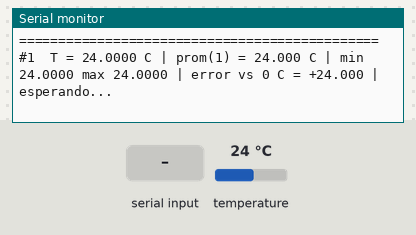
A sketch run on a simulated Arduino Uno, built with avr-gcc and run on an emulated ATmega328P. Shown: the last lines printed to the serial monitor. The test bench sets the inputs (shaded band); at power-on: temperature 24 °C.

Above: at 3.5 s.
3.6 s: "r" received over Serial
At 5.0 s:
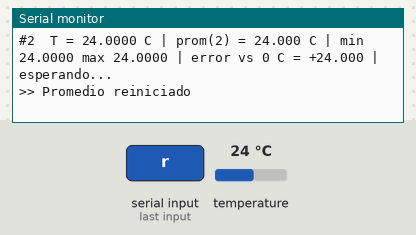
5.8 s: temperature set to 12 °C
At 7.0 s:
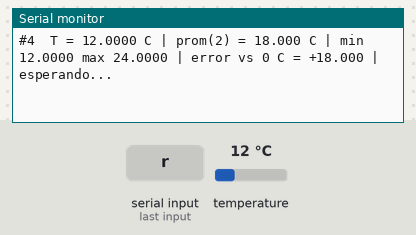
7.3 s: "t" received over Serial
At 8.1 s:
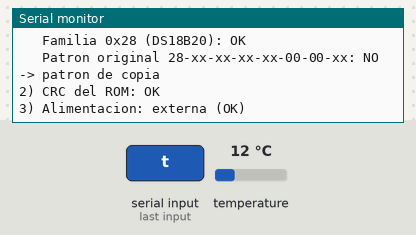
9.7 s: "T" received over Serial
At 12.6 s:
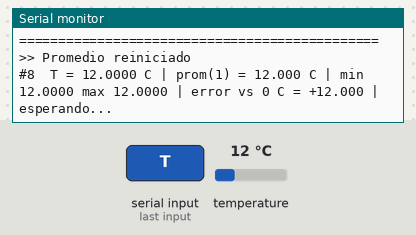
13.9 s: "t" received over Serial
At 16.2 s:
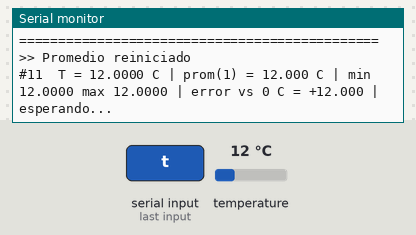
16.4 s: temperature set to 19 °C
At 17.3 s:
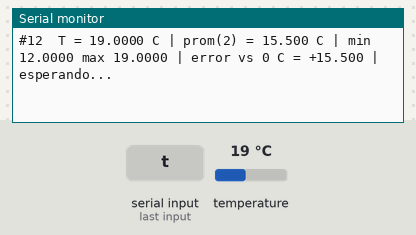
Timing chart, 0 to 18.9 s (numbered marks = the images above; inputs shaded):
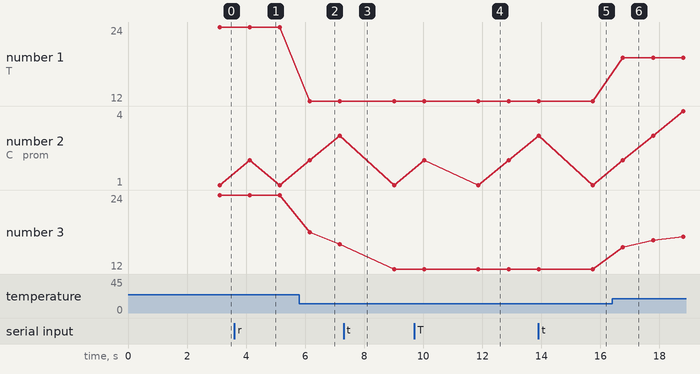

The sketch:

verificar_sonda_DS18B20.ino
```cpp
/*
  MediFrost - Verificacion de la sonda DS18B20 (CP-02)
  ----------------------------------------------------
  PARTE 1 (al encender): revisa si la sonda es original o copia.
    - Codigo ROM (familia 0x28 y patron 28-xx-xx-xx-xx-00-00-xx)
    - CRC del ROM
    - Alimentacion (debe ser externa, no parasita)
    - Tiempo de conversion a 12 bits (original: ~580-615 ms)
    - Byte 6 del scratchpad (original: 0x10 - (byte0 & 0x0F))
  PARTE 2 (despues): modo VASO CON HIELO.
    - Lee cada ~1 s, promedio de las ultimas 30 lecturas, min, max
    - Dice "ESTABLE" cuando las 30 lecturas varian <= 0,125 C
    - El "error vs 0 C" es el offset de la sonda

  Comandos por el Monitor Serie (115200 baudios):
    r = reinicia el promedio     t = repite la PARTE 1

  Fuente de las pruebas de copia: github.com/cpetrich/counterfeit_DS18B20
  Solo usa comandos estandar del DS18B20 (no daña la sonda).
  Sin WiFi: no envia nada a Supabase.
*/

#include <OneWire.h>
#include <DallasTemperature.h>

// >>> Usa el MISMO pin de datos que tu nodo MediFrost <<<
#define PIN_ONEWIRE 4

const int N_PROM = 30;               // lecturas para el promedio (~30 s)
const float UMBRAL_ESTABLE = 0.125;  // 2 pasos de 0,0625 C

OneWire oneWire(PIN_ONEWIRE);
DallasTemperature sensores(&oneWire);
DeviceAddress dir;

float buf[N_PROM];
int nBuf = 0, iBuf = 0;
unsigned long nLectura = 0;

void imprimirDireccion(const DeviceAddress d) {
  for (int i = 0; i < 8; i++) {
    if (d[i] < 0x10) Serial.print('0');
    Serial.print(d[i], HEX);
    if (i < 7) Serial.print('-');
  }
}

void pruebaCopia() {
  Serial.println();
  Serial.println(F("=============================================="));
  Serial.println(F(" PARTE 1: ¿la sonda es original o copia?"));
  Serial.println(F("=============================================="));

  int nSensores = sensores.getDeviceCount();
  Serial.print(F("Sensores encontrados: "));
  Serial.println(nSensores);
  if (nSensores < 1 || !sensores.getAddress(dir, 0)) {
    Serial.println(F("ERROR: no se encuentra la sonda. Revisa cables y la resistencia de 4,7k."));
    return;
  }

  int fallas = 0;

  // 1) Codigo ROM
  Serial.print(F("1) Codigo ROM: "));
  imprimirDireccion(dir);
  Serial.println();
  bool familiaOk = (dir[0] == 0x28);
  bool patronOk  = (dir[5] == 0x00 && dir[6] == 0x00 && dir[4] != 0x00);
  Serial.print(F("   Familia 0x28 (DS18B20): "));
  Serial.println(familiaOk ? F("OK") : F("NO -> no es DS18B20"));
  Serial.print(F("   Patron original 28-xx-xx-xx-xx-00-00-xx: "));
  if (patronOk) {
    Serial.println(F("OK"));
  } else {
    Serial.println(F("NO -> patron de copia"));
    fallas++;
  }
  if (!familiaOk) fallas++;

  // 2) CRC del ROM
  bool crcOk = (OneWire::crc8(dir, 7) == dir[7]);
  Serial.print(F("2) CRC del ROM: "));
  Serial.println(crcOk ? F("OK") : F("ERROR -> revisar cableado"));

  // 3) Alimentacion
  bool parasita = sensores.isParasitePowerMode();
  Serial.print(F("3) Alimentacion: "));
  Serial.println(parasita ? F("PARASITA (conecta VDD a 3,3V para esta prueba)")
                          : F("externa (OK)"));

  // 4) Tiempo de conversion a 12 bits
  sensores.setResolution(dir, 12);
  sensores.setWaitForConversion(false);
  unsigned long t0 = millis();
  sensores.requestTemperaturesByAddress(dir);
  while (!sensores.isConversionComplete() && millis() - t0 < 2000) {
    delay(1);
  }
  unsigned long tConv = millis() - t0;
  sensores.setWaitForConversion(true);
  Serial.print(F("4) Tiempo de conversion (12 bits): "));
  Serial.print(tConv);
  Serial.print(F(" ms -> "));
  if (parasita) {
    Serial.println(F("no se puede medir en modo parasito"));
  } else if (tConv >= 450 && tConv <= 750) {
    Serial.println(F("OK (original: ~580-615 ms)"));
  } else {
    Serial.println(F("FUERA de lo normal -> tipico de copia"));
    fallas++;
  }

  // 5) Byte 6 del scratchpad
  uint8_t sp[9];
  sensores.readScratchPad(dir, sp);
  Serial.print(F("5) Scratchpad: "));
  for (int i = 0; i < 9; i++) {
    if (sp[i] < 0x10) Serial.print('0');
    Serial.print(sp[i], HEX);
    Serial.print(' ');
  }
  Serial.println();
  uint8_t esperado = 0x10 - (sp[0] & 0x0F);
  Serial.print(F("   Byte 6 = 0x"));
  Serial.print(sp[6], HEX);
  Serial.print(F(", original seria 0x"));
  Serial.print(esperado, HEX);
  if (sp[6] == esperado) {
    Serial.println(F(" -> OK"));
  } else {
    Serial.println(F(" -> NO coincide -> tipico de copia"));
    fallas++;
  }

  Serial.println(F("----------------------------------------------"));
  if (fallas == 0) {
    Serial.println(F("RESULTADO: pasa las 5 pruebas -> probablemente ORIGINAL"));
  } else {
    Serial.print(F("RESULTADO: falla "));
    Serial.print(fallas);
    Serial.println(F(" prueba(s) -> la sonda es COPIA"));
  }
  Serial.println(F("(Saca captura de esta parte)"));
  Serial.println();
  Serial.println(F("=============================================="));
  Serial.println(F(" PARTE 2: VASO CON HIELO  (r = reiniciar promedio)"));
  Serial.println(F("=============================================="));
}

void reiniciarPromedio() {
  nBuf = 0;
  iBuf = 0;
  Serial.println(F(">> Promedio reiniciado"));
}

void setup() {
  Serial.begin(115200);
  delay(1500);
  sensores.begin();
  pruebaCopia();
}

void loop() {
  if (Serial.available()) {
    char c = Serial.read();
    if (c == 'r' || c == 'R') reiniciarPromedio();
    if (c == 't' || c == 'T') { pruebaCopia(); reiniciarPromedio(); }
  }

  sensores.requestTemperaturesByAddress(dir);   // espera ~750 ms (12 bits)
  float t = sensores.getTempC(dir);
  nLectura++;

  if (t == DEVICE_DISCONNECTED_C || t == 85.0) {
    Serial.print('#');
    Serial.print(nLectura);
    Serial.println(F("  lectura invalida (sonda desconectada o sin conversion)"));
    delay(250);
    return;
  }

  buf[iBuf] = t;
  iBuf = (iBuf + 1) % N_PROM;
  if (nBuf < N_PROM) nBuf++;

  float suma = 0, mn = buf[0], mx = buf[0];
  for (int i = 0; i < nBuf; i++) {
    suma += buf[i];
    if (buf[i] < mn) mn = buf[i];
    if (buf[i] > mx) mx = buf[i];
  }
  float prom = suma / nBuf;
  bool estable = (nBuf == N_PROM) && (mx - mn <= UMBRAL_ESTABLE);

  Serial.print('#');
  Serial.print(nLectura);
  Serial.print(F("  T = "));
  Serial.print(t, 4);
  Serial.print(F(" C | prom("));
  Serial.print(nBuf);
  Serial.print(F(") = "));
  Serial.print(prom, 3);
  Serial.print(F(" C | min "));
  Serial.print(mn, 4);
  Serial.print(F(" max "));
  Serial.print(mx, 4);
  Serial.print(F(" | error vs 0 C = "));
  if (prom >= 0) Serial.print('+');
  Serial.print(prom, 3);
  Serial.println(estable ? F(" | ESTABLE") : F(" | esperando..."));

  delay(250);
}
```

Measured:
- after the input at 3.6 s, the serial monitor: prints a new line after 0.77 s (image 1)
- after the input at 5.8 s, the serial monitor: prints a new line after 0.35 s (image 2)
- after the input at 7.3 s, the serial monitor: prints a new line after 0.13 s (image 3)
- after the input at 9.7 s, the serial monitor: prints a new line after 1.4 s (image 4)
- after the input at 13.9 s, the serial monitor: prints a new line after 0.26 s (image 5)
- after the input at 16.4 s, the serial monitor: prints a new line after 0.37 s (image 6)
- plotted number 1: 24 → 12 after the input at 5.8 s, 12 → 19 after the input at 16.4 s
- plotted number 3: 24 → 16 after the input at 5.8 s, 12 → 17.25 after the input at 16.4 s
